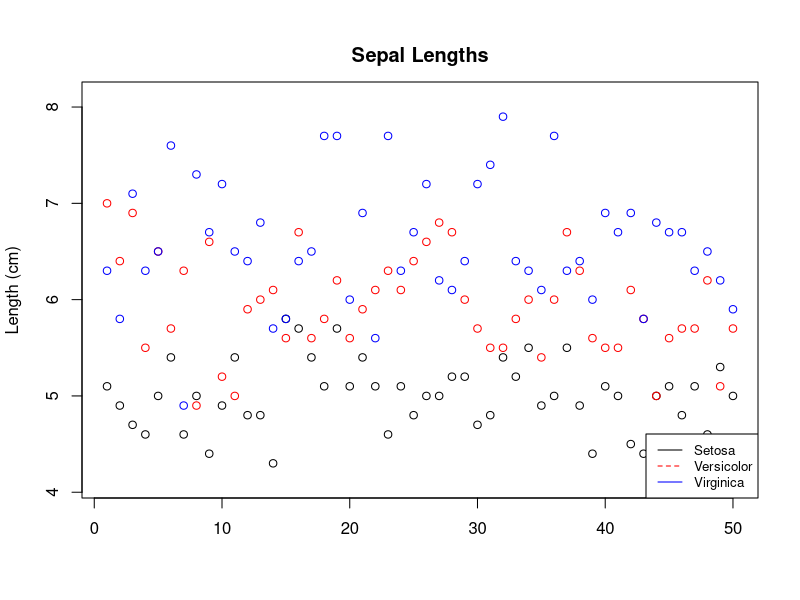
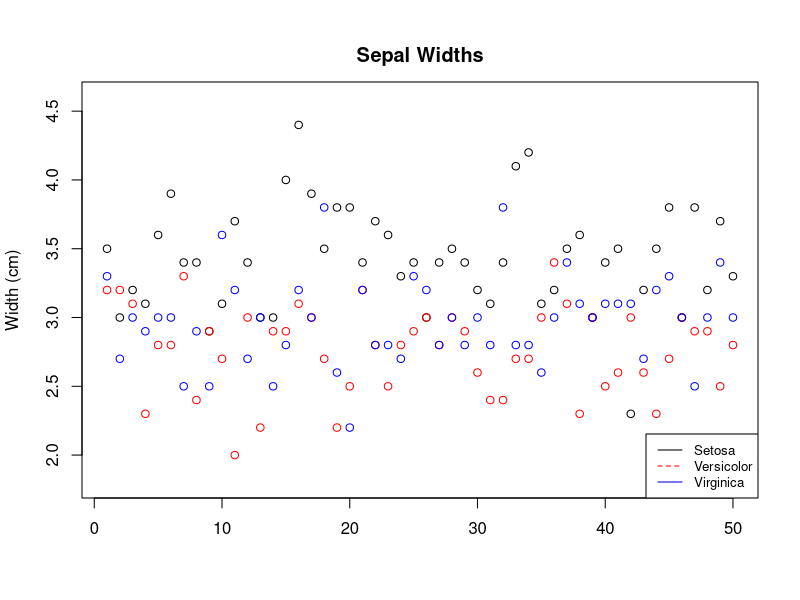
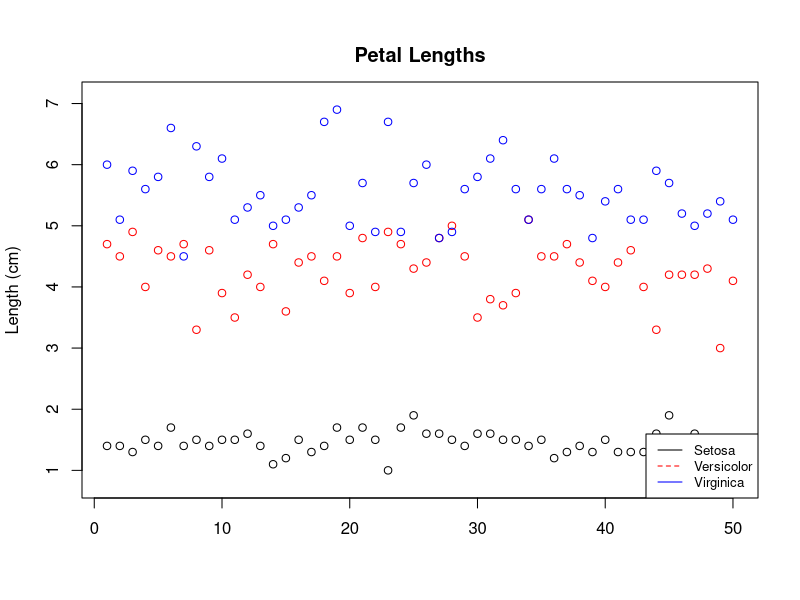
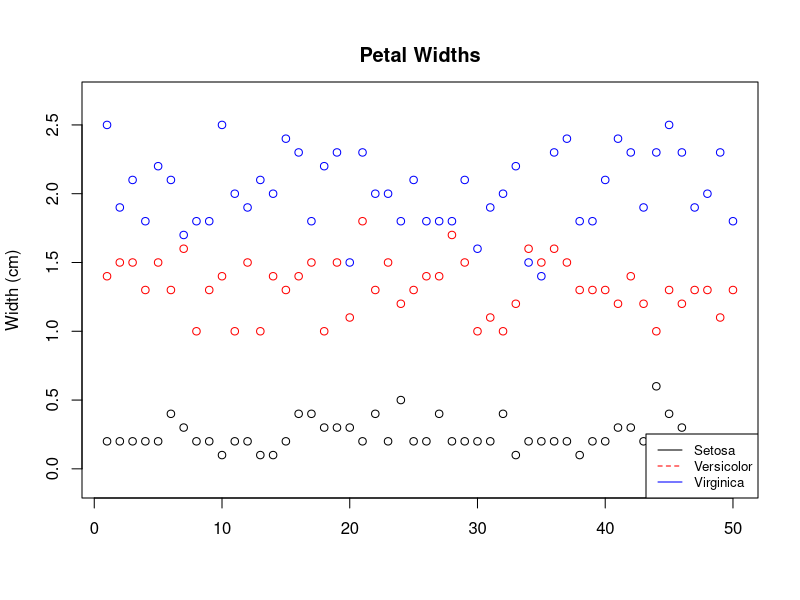

Reproduce these figures in R, in order.
# Load packages
library(dplyr)

# Load data
data(iris)
summary(iris)

# Split dataset into different species
#setosa, virginica, versicolor
names(iris) <- tolower(names(iris))
setosa <- filter(iris, species == 'setosa')
virginica <- filter(iris, species == 'virginica')
versicolor <- filter(iris, species == 'versicolor')

# Split species into petal & sepal length/width
setosa.sepal.length = setosa$sepal.length
setosa.sepal.width = setosa$sepal.width
setosa.petal.length = setosa$petal.length
setosa.petal.width = setosa$petal.width
versicolor.sepal.length = versicolor$sepal.length
versicolor.sepal.width = versicolor$sepal.width
versicolor.petal.length = versicolor$petal.length
versicolor.petal.width = versicolor$petal.width
virginica.sepal.length = virginica$sepal.length
virginica.sepal.width = virginica$sepal.width
virginica.petal.length = virginica$petal.length
virginica.petal.width = virginica$petal.width

#plot(setosa)
#plot(setosa$petal.length, setosa$petal.width)

# PLOTS:
# Plot sepal lengths
png('sepal_length.png')
plot(setosa.sepal.length, col='black', xlab='', ylab='Length (cm)', ylim=c(4.1, 8.1))
points(versicolor.sepal.length, col='red')
points(virginica.sepal.length, col='blue')
legend('bottomright', legend=c('Setosa', 'Versicolor', 'Virginica'), col=c('black', 'red', 'blue'), lty = 1:2, cex = 0.8) 
title('Sepal Lengths', line=1)
dev.off()

# plot sepal widths
png('sepal_width.png')
plot(setosa.sepal.width, col='black', xlab='', ylab='Width (cm)', ylim=c(1.8, 4.6))
points(versicolor.sepal.width, col='red')
points(virginica.sepal.width, col='blue')
legend('bottomright', legend=c('Setosa', 'Versicolor', 'Virginica'), col=c('black', 'red', 'blue'), lty = 1:2, cex = 0.8) 
title('Sepal Widths', line=1)
dev.off()

# Plot petal lengths
png('petal_length.png')
plot(setosa.petal.length, col='black', xlab='', ylab='Length (cm)', ylim=c(0.8, 7.1))
points(versicolor.petal.length, col='red')
points(virginica.petal.length, col='blue')
legend('bottomright', legend=c('Setosa', 'Versicolor', 'Virginica'), col=c('black', 'red', 'blue'), lty = 1:2, cex = 0.8) 
title('Petal Lengths', line=1)
dev.off()

# plot petal widths
png('petal_width.png')
plot(setosa.petal.width, col='black', xlab='', ylab='Width (cm)', ylim=c(-0.1, 2.7))
points(versicolor.petal.width, col='red')
points(virginica.petal.width, col='blue')
legend('bottomright', legend=c('Setosa', 'Versicolor', 'Virginica'), col=c('black', 'red', 'blue'), lty = 1:2, cex = 0.8) 
title('Petal Widths', line=1)
dev.off()
